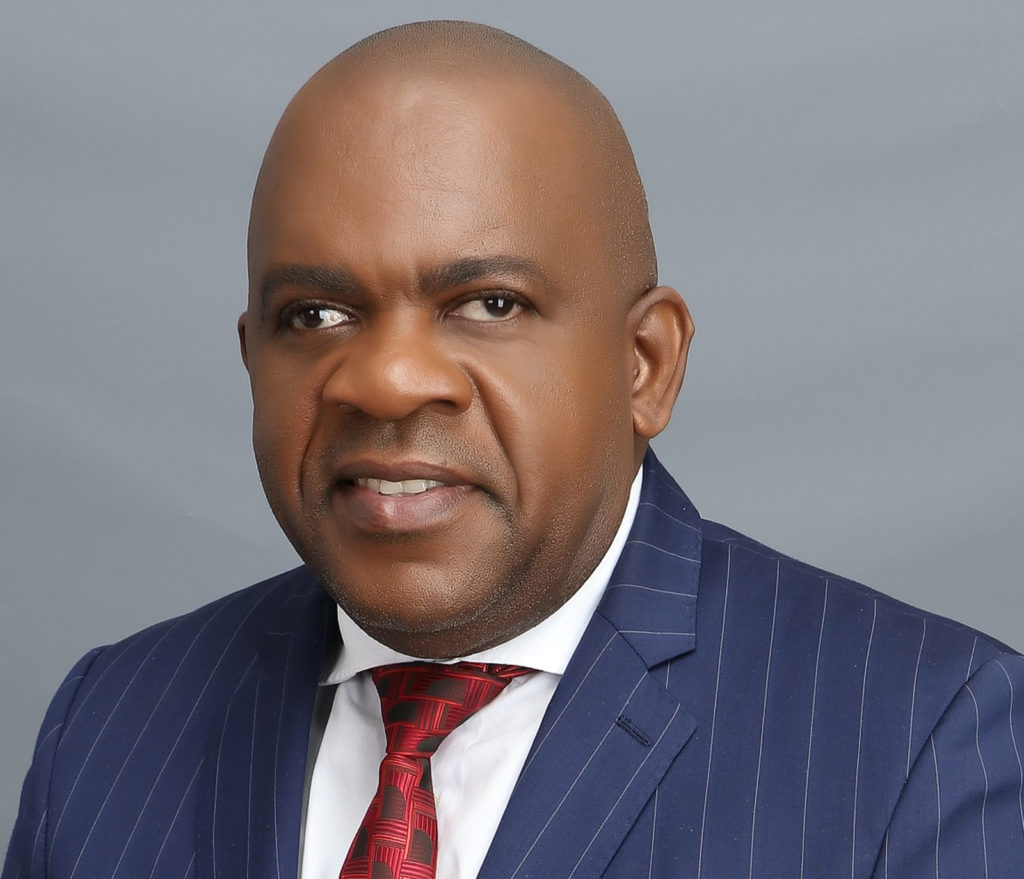
#> input picture utils/images/test2.jpeg, 1024 x 879 px; its folder holds only this picture in this run
$ python image_bb.py
#> lines starting #> are read from the running program, lines starting #| are printed output that depends on the picture; after the words box and inside, x2 and y2 are one past the last pixel; in counts of white or black regions, pixels touching at a corner belong together
import cv2
import os
from datetime import datetime


img_folder = "images" # assume images are in here
os.makedirs('cropped', exist_ok=True)
haar_cascade = cv2.CascadeClassifier("haarcascade_frontalface_default.xml")

image_idx = 0

for filename in os.listdir(img_folder):
    if filename.endswith(('.jpeg', '.jpg', '.png')):
        imgPath = os.path.join(img_folder, filename)
        img = cv2.imread(imgPath)
#> img is the input picture: shape (879, 1024, 3); mean B, G, R 123.4, 116.8, 122.9
        g_img = cv2.cvtColor(img, cv2.COLOR_BGR2GRAY)
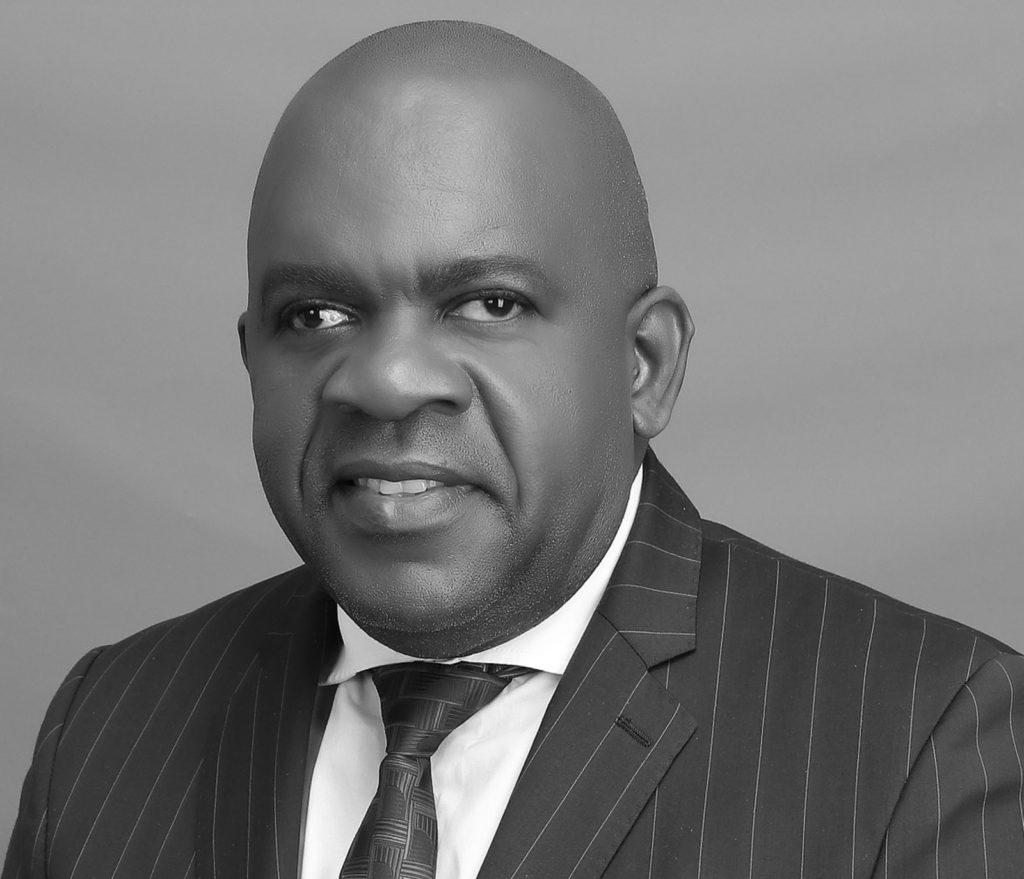
#> g_img: shape (879, 1024); min 1, max 255, mean 119.5

        faces_rect = haar_cascade.detectMultiScale(g_img, scaleFactor=1.1, minNeighbors=6)
#> faces_rect = [[195, 146, 415, 415]]

        # time = datetime.now().strftime('%Y-%m-%d-%H-%M-%S')

        # output_dir = 'cropped/{}'.format(time) # write bounding boxes to here
        output_dir = 'cropped/{}'.format(filename[:filename.index(".")])
        if not os.path.exists(output_dir):
            os.makedirs(output_dir)

        for (x, y, w, h) in faces_rect:
            cv2.rectangle(img, (x, y), (x+w, y+h), (255, 0, 0), thickness=3)
            face = img[y:y+h, x:x+w]
            cv2.imwrite('{}/face{}.jpg'.format(output_dir, image_idx), face)
            image_idx += 1
#> this loop made 1 pass
#> (x, y, w, h, image_idx) on pass 1: (195, 146, 415, 415, 1)
#> pass 1, `face = img[y:y+h, x:x+w]`:
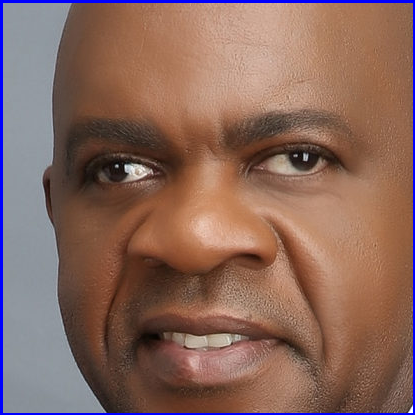
#> face: shape (415, 415, 3); mean B, G, R 92.6, 103.4, 136.8
#> after the loop:
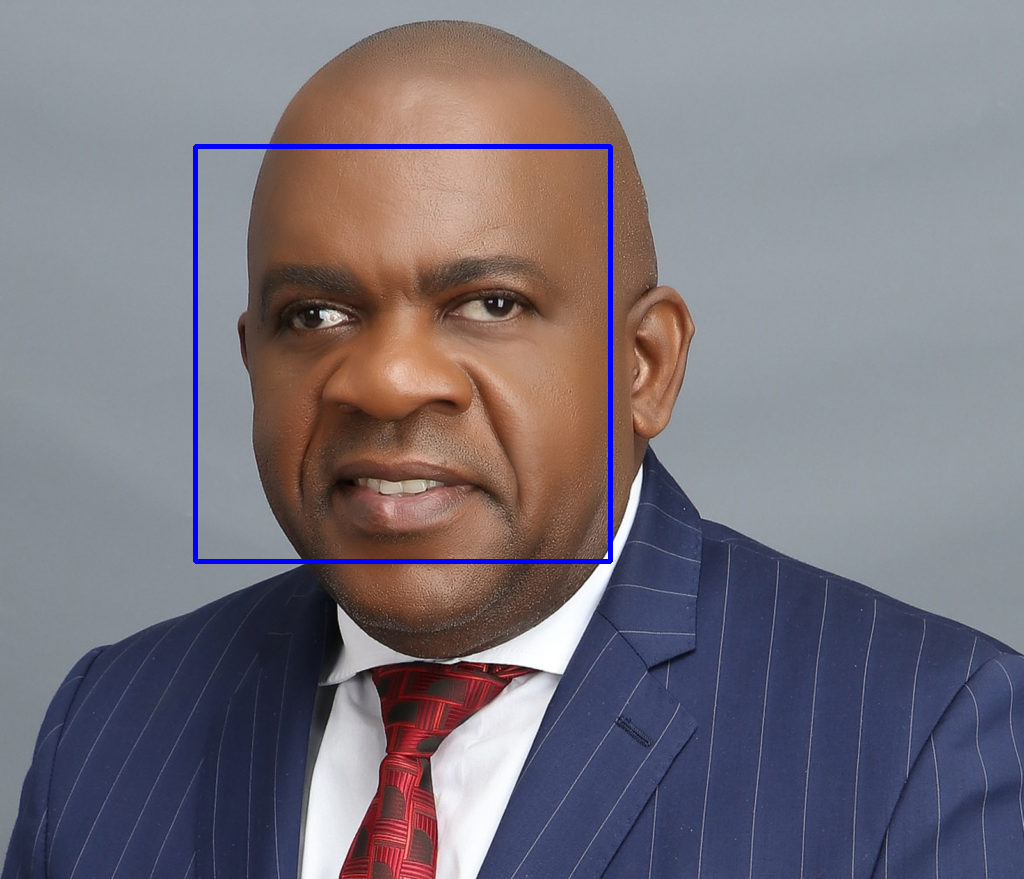
#> img: shape (879, 1024, 3); 0.92% of pixels changed, all inside (x1, y1, x2, y2) = (193, 144, 613, 564)
#> after the loop, image_idx = 1

cv2.imshow('bounding-boxes', img)
cv2.waitKey(0)

$ run again, on utils/images/test3.jpeg
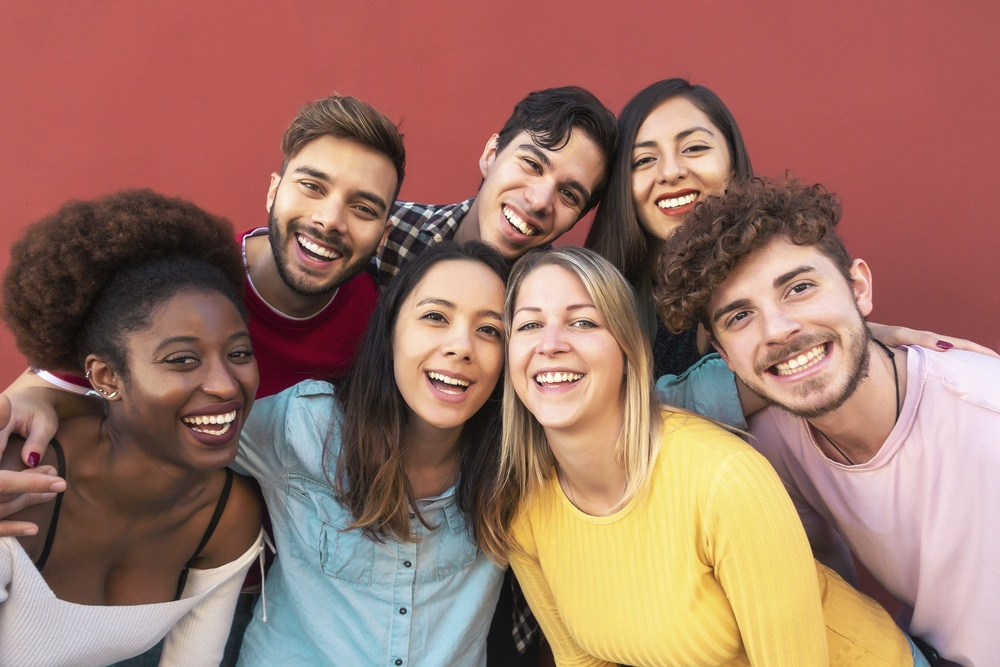
#> input picture utils/images/test3.jpeg, 1000 x 667 px, shrunk from 2048 x 1365 before the run
#> img is the input picture: shape (667, 1000, 3); mean B, G, R 101.7, 115.6, 156.4
#> faces_rect = [[612, 104, 123, 123], [490, 269, 137, 137], [382, 263, 154, 154], [115, 293, 171, 171]]
#> the loop `for (x, y, w, h) in faces_rect:` made 4 passes
#> pass 1, `face = img[y:y+h, x:x+w]`:
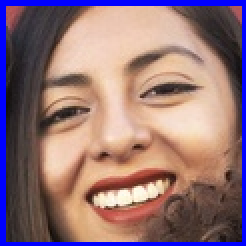
#> face: shape (123, 123, 3) (shown 2 times larger); mean B, G, R 119.4, 115.1, 146
#> after the loop `for (x, y, w, h) in faces_rect:`:
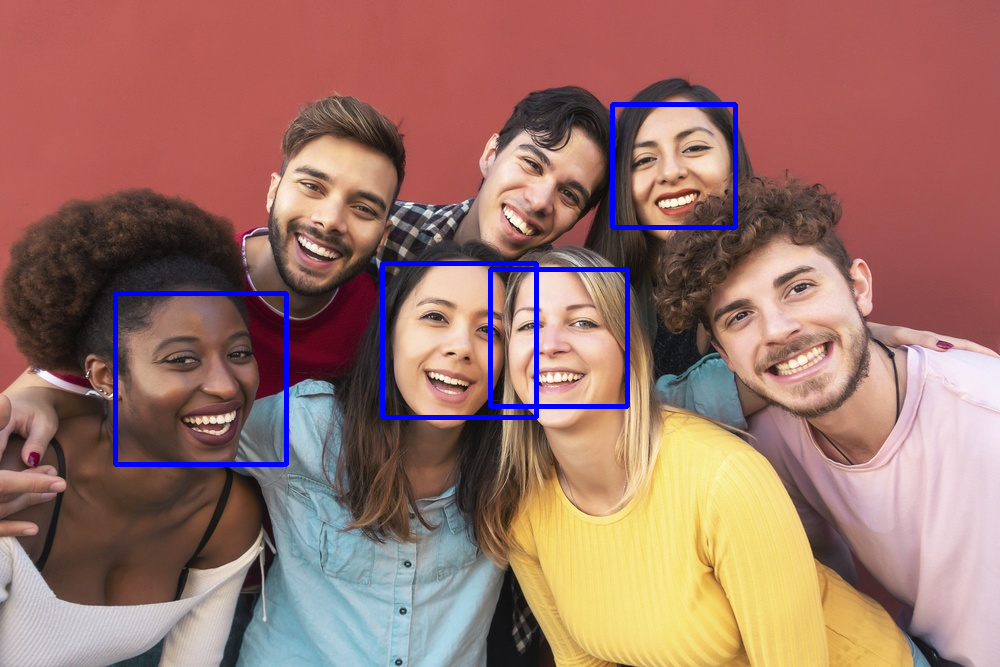
#> img: shape (667, 1000, 3); 1.74% of pixels changed, all inside (x1, y1, x2, y2) = (113, 102, 738, 467)
#> after the loop `for (x, y, w, h) in faces_rect:`: image_idx = 4
